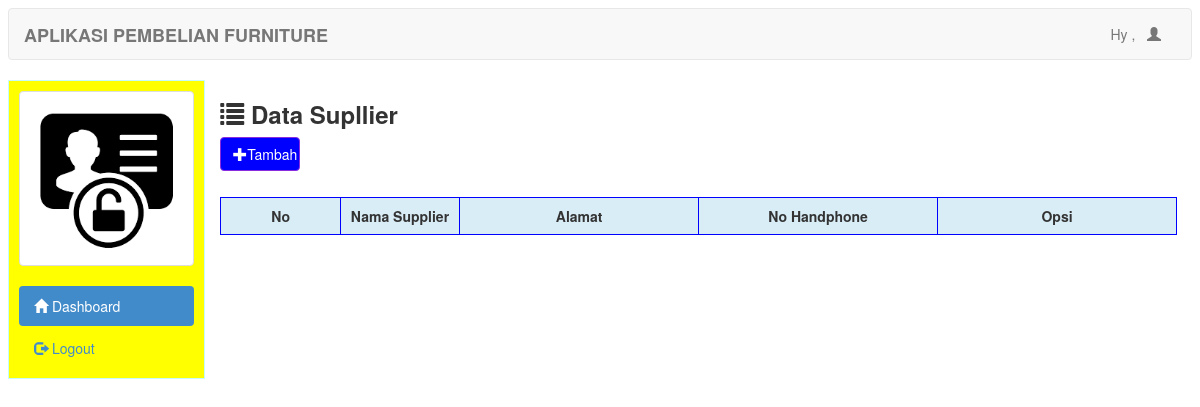
/admin/suplier.php, run on an earlier commit of the app's database.
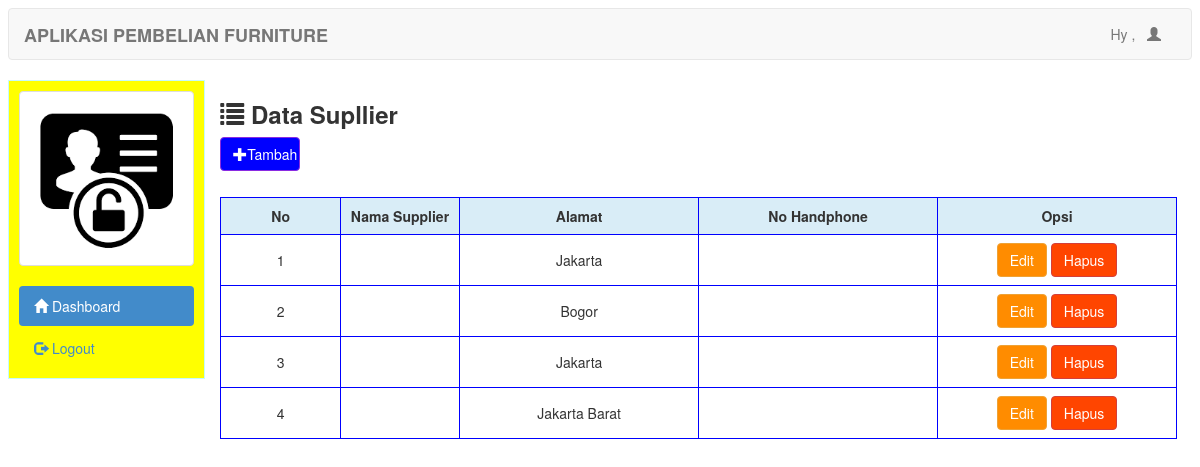
And on a later commit of the database.
### tables this page shows
CREATE TABLE `tbl_supplier` (
  `id_supplier` int(11) NOT NULL,
  `nama_supplier` varchar(50) NOT NULL,
  `telepon` varchar(12) NOT NULL,
  `alamat` varchar(200) NOT NULL
);

### admin/suplier.php (the view, shortened to what this page needs)
<?php include 'header.php'; ?>
<h3><span class="glyphicon glyphicon-list"></span><strong> Data Supllier </strong></h3>
<button style="margin-bottom:20px" data-toggle="modal" data-target="#myModal" class="btn btn-info col-md-1"><span class="glyphicon glyphicon-plus"></span>Tambah</button>
<br/>
<div class="col-md-12">
</div>
<br/>
<br/>
<table class="table table-bordered">
	<tr class="info">
		<th class="col-md-1">No</th>
		<th class="col-md-1">Nama Supplier</th>
		<th class="col-md-2">Alamat</th>
		<th class="col-md-2">No Handphone</th>
		<th class="col-md-2">Opsi</th>
	</tr>
	<?php
	if(isset($_GET['cari'])){
		$cari=mysql_real_escape_string($_GET['cari']);
		$brg=mysql_query("select * from tbl_supplier where nama_sup like '%".$cari."%'");
	}else{
		$brg=mysql_query("select * from tbl_supplier");
	}
	$no=1;
	while($b=mysql_fetch_array($brg)){
		?>
		<tr>
			<td><?php echo $no++ ?></td>
			<td><?php echo $b['nama_sup'] ?></td>
			<td><?php echo $b['alamat'] ?></td>
			<td><?php echo $b['no_telp'] ?></td>
			<td>
				<a href="editsuplier.php?id=<?php echo $b['kd_sup']; ?>" class="btn btn-warning">Edit</a>
				<a onclick="if(confirm('Apakah anda yakin ingin menghapus data ini ??')){ location.href='hapussuplier.php?id=<?php echo $b['kd_sup']; ?>' }" class="btn btn-danger">Hapus</a>
			</td>
		</tr>
		<?php
	}
	?>
</table>
<?php
include 'footer.php';
?>

What changed in the data, as far as the page shows it:
added tbl_supplier: alamat "Jakarta"
added tbl_supplier: alamat "Bogor"
added tbl_supplier: alamat "Jakarta"
added tbl_supplier: alamat "Jakarta Barat"
